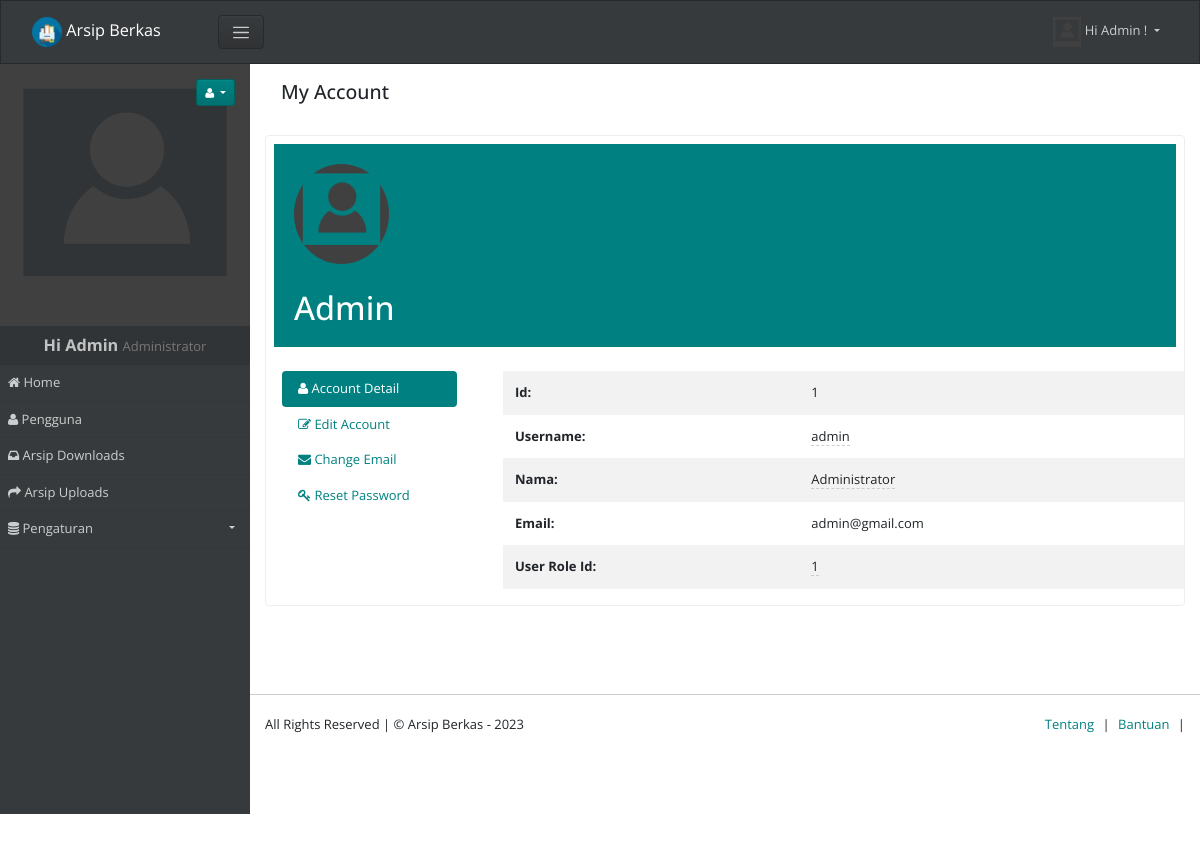
Screenshot of /account (signed in) with the database file from the repository.
### tables this page shows
CREATE TABLE `pengguna` (
  `id` int(15) NOT NULL,
  `username` varchar(25) NOT NULL,
  `password` varchar(255) DEFAULT NULL,
  `nama` varchar(35) NOT NULL,
  `email` varchar(500) NOT NULL,
  `photo` varchar(500) NOT NULL,
  `login_session_key` varchar(255) DEFAULT NULL,
  `email_status` varchar(255) DEFAULT NULL,
  `password_expire_date` datetime DEFAULT '2021-08-24 00:00:00',
  `password_reset_key` varchar(255) DEFAULT NULL,
  `user_role_id` int(11) NOT NULL
);

### app/views/partials/account/view.php (the view, shortened to what the rows shown need)
<?php
$can_edit = ACL::is_allowed("pengguna/edit");
?>
<?php
$page_element_id = "view-page-" . random_str();
$current_page = $this->set_current_page_link();
$data = $this->view_data;
?>
<section class="page" id="<?php echo $page_element_id; ?>" data-page-type="view"  data-display-type="table" data-page-url="<?php print_link($current_page); ?>">
    <div  class="">
        <div class="container">
            <div class="row ">
                <div class="col-md-12 comp-grid">
                    <div  class="card animated fadeIn page-content">
                        <?php
                        if(!empty($data)){
                        ?>
                        <div class="bg-primary m-2 mb-4">
                            <div class="profile">
                                <div class="avatar">
                                    <?php
                                    if(!empty(USER_PHOTO)){
                                    Html::page_img(USER_PHOTO, 100, 100);
                                    }
                                    ?>
                                </div>
                                <h1 class="title mt-4"><?php echo $data['username']; ?></h1>
                            </div>
                        </div>
                        <div class="row">
                            <div class="col-md-3">
                                <div class="mx-3 mb-3">
                                    <ul class="nav nav-pills flex-column text-left">
                                        <li class="nav-item">
                                            <a data-toggle="tab" href="#AccountPageView" class="nav-link active">
                                                <i class="fa fa-user"></i> Account Detail
                                            </a>
                                        </li>
                                        <li class="nav-item">
                                            <a data-toggle="tab" href="#AccountPageEdit" class="nav-link">
                                                <i class="fa fa-edit"></i> Edit Account
                                            </a>
                                        </li>
                                        <li class="nav-item">
                                            <a data-toggle="tab" href="#AccountPageChangeEmail" class="nav-link">
                                                <i class="fa fa-envelope"></i> Change Email
                                            </a>
                                        </li>
                                        <li class="nav-item">
                                            <a data-toggle="tab" href="#AccountPageChangePassword" class="nav-link">
                                                <i class="fa fa-key"></i> Reset Password
                                            </a>
                                        </li>
                                    </ul>
                                </div>
                            </div>
                            <div class="col-sm-9">
                                <div class="mb-3">
                                    <div class="tab-content">
                                        <div class="tab-pane show active fade" id="AccountPageView" role="tabpanel">
                                            <table class="table table-hover table-borderless table-striped">
                                                <tbody class="page-data" id="page-data-<?php echo $page_element_id; ?>">
                                                    <tr  class="td-id">
                                                        <th class="title"> Id: </th>
                                                        <td class="value"> <?php echo $data['id']; ?></td>
                                                    </tr>
                                                    <tr  class="td-username">
                                                        <th class="title"> Username: </th>
                                                        <td class="value">
                                                            <span <?php if($can_edit){ ?> data-value="<?php echo $data['username']; ?>"
                                                                data-pk="<?php echo $data['id'] ?>"
                                                                data-url="<?php print_link("pengguna/editfield/" . urlencode($data['id'])); ?>"
                                                                data-name="username"
                                                                data-title="Enter Username"
                                                                data-placement="left"
                                                                data-toggle="click"
                                                                data-type="text"
                                                                data-mode="popover"
                                                                data-showbuttons="left"
                                                                class="is-editable" <?php } ?>>
                                                                <?php echo $data['username']; ?>
                                                            </span>
                                                        </td>
                                                    </tr>
                                                    <tr  class="td-nama">
                                                        <th class="title"> Nama: </th>
                                                        <td class="value">
                                                            <span <?php if($can_edit){ ?> data-value="<?php echo $data['nama']; ?>"
                                                                data-pk="<?php echo $data['id'] ?>"
                                                                data-url="<?php print_link("pengguna/editfield/" . urlencode($data['id'])); ?>"
                                                                data-name="nama"
                                                                data-title="Enter Nama"
                                                                data-placement="left"
                                                                data-toggle="click"
                                                                data-type="text"
                                                                data-mode="popover"
                                                                data-showbuttons="left"
                                                                class="is-editable" <?php } ?>>
                                                                <?php echo $data['nama']; ?>
                                                            </span>
                                                        </td>
                                                    </tr>
                                                    <tr  class="td-email">
                                                        <th class="title"> Email: </th>
                                                        <td class="value"> <?php echo $data['email']; ?></td>
                                                    </tr>
                                                    <tr  class="td-user_role_id">
                                                        <th class="title"> User Role Id: </th>
                                                        <td class="value">
                                                            <span <?php if($can_edit){ ?> data-source='<?php print_link('api/json/account_user_role_id_option_list'); ?>'
                                                                data-value="<?php echo $data['user_role_id']; ?>"
                                                                data-pk="<?php echo $data['id'] ?>"
                                                                data-url="<?php print_link("pengguna/editfield/" . urlencode($data['id'])); ?>"
                                                                data-name="user_role_id"
                                                                data-title="Select a value ..."
                                                                data-placement="left"
                                                                data-toggle="click"
                                                                data-type="select"
                                                                data-mode="popover"
                                                                data-showbuttons="left"
                                                                class="is-editable" <?php } ?>>
                                                                <?php echo $data['user_role_id']; ?>
                                                            </span>
                                                        </td>
                                                    </tr>
                                                </tbody>
                                            </table>
                                        </div>
                                    </div>
                                </div>
                            </div>
                        </div>
                        <?php
                        }
                        ?>
                    </div>
                </div>
            </div>
        </div>
    </div>
</section>

### rows the page displays
pengguna: username "Admin", id "1", username "admin", nama "Administrator", email "admin@gmail.com", user_role "1"

### other values shown
SITE_NAME "Arsip Berkas"
USER_NAME "Admin"
ACL::$user_role "Administrator"
$menuobj['label'] "Home"
$menuobj['label'] "Pengguna"
$menuobj['label'] "Arsip Downloads"
$menuobj['label'] "Arsip Uploads"
$menuobj['label'] "Pengaturan"
